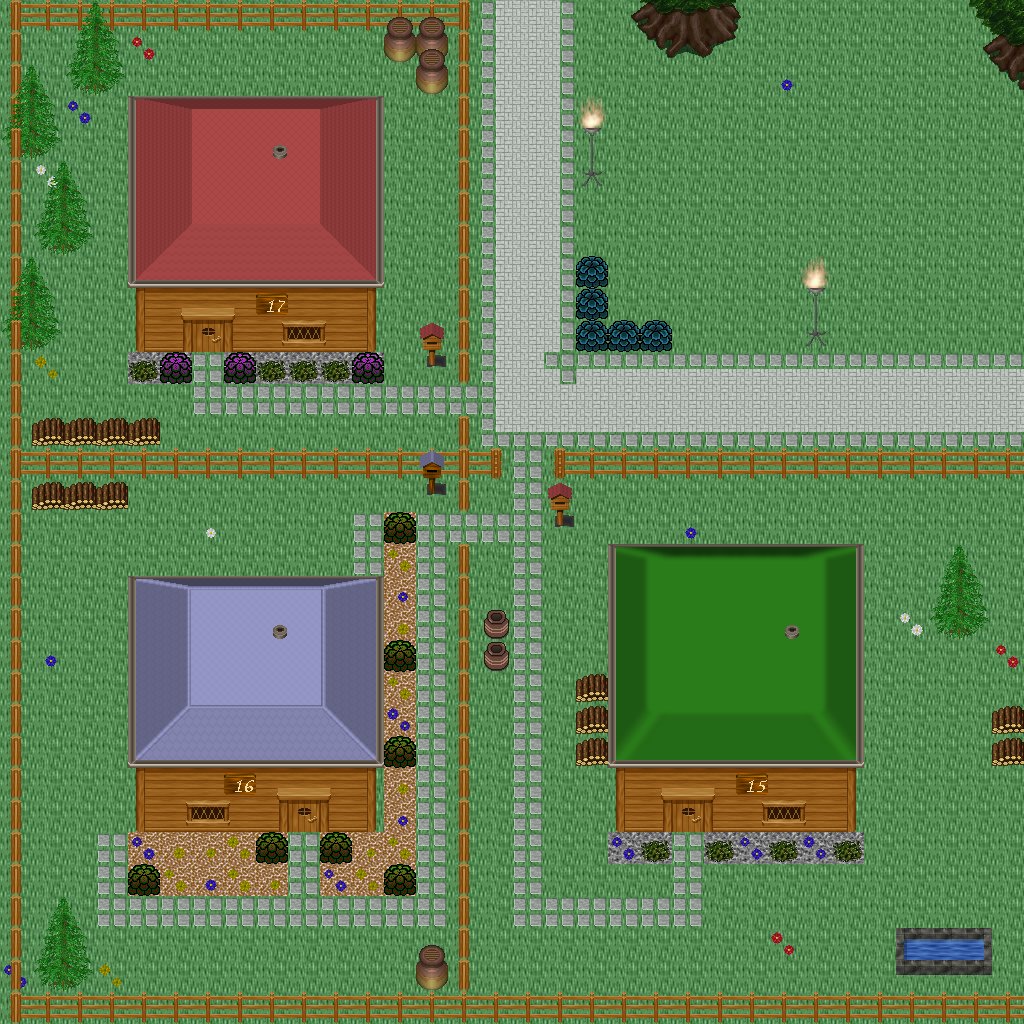

This game map was drawn from its Tiled (.tmx) file and the tilesets committed beside it. A one-line description and the trimmed map source follow:
An orthogonal 32x32 tile map with 32x32 px tiles, 5 tile layers (Ground, Objects, Objects2, Above, ...), 1 hidden layer not drawn, 60 tilesets.

<map version="1.10" tiledversion="1.11.0" orientation="orthogonal" renderorder="right-down" width="32" height="32" tilewidth="32" tileheight="32" infinite="0" nextlayerid="11" nextobjectid="1">
 <tileset firstgid="1" name="logic_collision" tilewidth="32" tileheight="32" tilecount="1" columns="1">
  <image source="../drawable/logic_collision.png" width="32" height="32" />
 </tileset>
 <tileset firstgid="2" name="building_decoration_orbpedestal" tilewidth="32" tileheight="32" tilecount="2" columns="1">
  <image source="../drawable/building_decoration_orbpedestal.png" width="32" height="64" />
 </tileset>
 <tileset firstgid="4" name="building_decoration_chimney" tilewidth="32" tileheight="32" tilecount="2" columns="1">
  <image source="../drawable/building_decoration_chimney.png" width="32" height="64" />
 </tileset>
 <tileset firstgid="6" name="item_statue_fairypool" tilewidth="32" tileheight="32" tilecount="16" columns="2">
  <image source="../drawable/item_statue_fairypool.png" width="64" height="256" />
 </tileset>
 <tileset firstgid="22" name="building_decoration_stone_details" tilewidth="32" tileheight="32" tilecount="4" columns="2">
  <image source="../drawable/building_decoration_stone_details.png" width="64" height="64" />
 </tileset>
 <tileset firstgid="26" name="building_door_closed" tilewidth="32" tileheight="32" tilecount="1" columns="1">
  <image source="../drawable/building_door_closed.png" width="32" height="32" />
 </tileset>
 <tileset firstgid="27" name="building_door_door" tilewidth="32" tileheight="32" tilecount="6" columns="3">
  <image source="../drawable/building_door_door.png" width="96" height="64" />
 </tileset>
 <tileset firstgid="33" name="building_fence_fence_chunky" tilewidth="32" tileheight="32" tilecount="21" columns="3">
  <image source="../drawable/building_fence_fence_chunky.png" width="96" height="224" />
 </tileset>
 <tileset firstgid="54" name="building_roof_blue" tilewidth="32" tileheight="32" tilecount="20" columns="5">
  <image source="../drawable/building_roof_blue.png" width="160" height="128" />
 </tileset>
 <tileset firstgid="74" name="building_roof_green" tilewidth="32" tileheight="32" tilecount="20" columns="5">
  <image source="../drawable/building_roof_green.png" width="160" height="128" />
 </tileset>
 <tileset firstgid="94" name="building_roof_red" tilewidth="32" tileheight="32" tilecount="20" columns="5">
  <image source="../drawable/building_roof_red.png" width="160" height="128" />
 </tileset>
 <tileset firstgid="114" name="building_roof_red2" tilewidth="32" tileheight="32" tilecount="20" columns="5">
  <image source="../drawable/building_roof_red2.png" width="160" height="128" />
 </tileset>
 <tileset firstgid="134" name="building_roof_roof_borders" tilewidth="32" tileheight="32" tilecount="9" columns="3">
  <image source="../drawable/building_roof_roof_borders.png" width="96" height="96" />
 </tileset>
 <tileset firstgid="143" name="building_roof_yellow" tilewidth="32" tileheight="32" tilecount="20" columns="5">
  <image source="../drawable/building_roof_yellow.png" width="160" height="128" />
 </tileset>
 <tileset firstgid="163" name="building_window_window_long" tilewidth="32" tileheight="32" tilecount="3" columns="3">
  <image source="../drawable/building_window_window_long.png" width="96" height="32" />
 </tileset>
 <tileset firstgid="166" name="ground_cobbled_paving" tilewidth="32" tileheight="32" tilecount="1" columns="1">
  <image source="../drawable/ground_cobbled_paving.png" width="32" height="32" />
 </tileset>
 <tileset firstgid="167" name="ground_gravel" tilewidth="32" tileheight="32" tilecount="1" columns="1">
  <image source="../drawable/ground_gravel.png" width="32" height="32" />
 </tileset>
 <tileset firstgid="168" name="ground_stone_floors" tilewidth="32" tileheight="32" tilecount="6" columns="3">
  <image source="../drawable/ground_stone_floors.png" width="96" height="64" />
 </tileset>
 <tileset firstgid="174" name="ground_ground" tilewidth="32" tileheight="32" tilecount="33" columns="3">
  <image source="../drawable/ground_ground.png" width="96" height="352" />
 </tileset>
 <tileset firstgid="207" name="plant_bush_various_small" tilewidth="32" tileheight="32" tilecount="9" columns="3">
  <image source="../drawable/plant_bush_various_small.png" width="96" height="96" />
 </tileset>
 <tileset firstgid="216" name="plant_flower_daisy_blue" tilewidth="32" tileheight="32" tilecount="8" columns="2">
  <image source="../drawable/plant_flower_daisy_blue.png" width="64" height="128" />
 </tileset>
 <tileset firstgid="224" name="plant_flower_daisy_red" tilewidth="32" tileheight="32" tilecount="8" columns="2">
  <image source="../drawable/plant_flower_daisy_red.png" width="64" height="128" />
 </tileset>
 <tileset firstgid="232" name="plant_flower_daisy_white" tilewidth="32" tileheight="32" tilecount="8" columns="2">
  <image source="../drawable/plant_flower_daisy_white.png" width="64" height="128" />
 </tileset>
 <tileset firstgid="240" name="plant_flower_daisy_yellow" tilewidth="32" tileheight="32" tilecount="8" columns="2">
  <image source="../drawable/plant_flower_daisy_yellow.png" width="64" height="128" />
 </tileset>
 <tileset firstgid="248" name="plant_tree_spruce" tilewidth="32" tileheight="32" tilecount="6" columns="2">
  <image source="../drawable/plant_tree_spruce.png" width="64" height="96" />
 </tileset>
 <tileset firstgid="254" name="item_pot_pot_purple" tilewidth="32" tileheight="32" tilecount="1" columns="1">
  <image source="../drawable/item_pot_pot_purple.png" width="32" height="32" />
 </tileset>
 <tileset firstgid="255" name="item_pot_pot_tall" tilewidth="32" tileheight="32" tilecount="2" columns="1">
  <image source="../drawable/item_pot_pot_tall.png" width="32" height="64" />
 </tileset>
 <tileset firstgid="257" name="item_pot_small_barrel" tilewidth="32" tileheight="32" tilecount="2" columns="1">
  <image source="../drawable/item_pot_small_barrel.png" width="32" height="64" />
 </tileset>
 <tileset firstgid="259" name="item_postbox" tilewidth="32" tileheight="32" tilecount="4" columns="2">
  <image source="../drawable/item_postbox.png" width="64" height="64" />
 </tileset>
 <tileset firstgid="263" name="furniture_chair_wooden_pale" tilewidth="32" tileheight="32" tilecount="4" columns="2">
  <image source="../drawable/furniture_chair_wooden_pale.png" width="64" height="64" />
 </tileset>
 <tileset firstgid="267" name="furniture_table_wooden" tilewidth="32" tileheight="32" tilecount="1" columns="1">
  <image source="../drawable/furniture_table_wooden.png" width="32" height="32" />
 </tileset>
 <tileset firstgid="268" name="furniture_table_brick_base" tilewidth="32" tileheight="32" tilecount="3" columns="3">
  <image source="../drawable/furniture_table_brick_base.png" width="96" height="32" />
 </tileset>
 <tileset firstgid="271" name="furniture_light_iron_lamp" tilewidth="32" tileheight="32" tilecount="3" columns="1">
  <image source="../drawable/furniture_light_iron_lamp.png" width="32" height="96" />
 </tileset>
 <tileset firstgid="274" name="furniture_light_flames" tilewidth="32" tileheight="32" tilecount="6" columns="6">
  <image source="../drawable/furniture_light_flames.png" width="192" height="32" />
 </tileset>
 <tileset firstgid="280" name="furniture_sink_dark_side_on" tilewidth="32" tileheight="32" tilecount="6" columns="3">
  <image source="../drawable/furniture_sink_dark_side_on.png" width="96" height="64" />
 </tileset>
 <tileset firstgid="286" name="ground_grass_corners" tilewidth="32" tileheight="32" tilecount="24" columns="6">
  <image source="../drawable/ground_grass_corners.png" width="192" height="128" />
 </tileset>
 <tileset firstgid="310" name="ground_grass_edges" tilewidth="32" tileheight="32" tilecount="36" columns="12">
  <image source="../drawable/ground_grass_edges.png" width="384" height="96" />
 </tileset>
 <tileset firstgid="346" name="plant_tree_tree_fluffy" tilewidth="32" tileheight="32" tilecount="12" columns="4">
  <image source="../drawable/plant_tree_tree_fluffy.png" width="128" height="96" />
 </tileset>
 <tileset firstgid="358" name="ground_water_dungeon_water" tilewidth="32" tileheight="32" tilecount="30" columns="3">
  <image source="../drawable/ground_water_dungeon_water.png" width="96" height="320" />
 </tileset>
 <tileset firstgid="388" name="furniture_table_wooden_rectangular" tilewidth="32" tileheight="32" tilecount="9" columns="3">
  <image source="../drawable/furniture_table_wooden_rectangular.png" width="96" height="96" />
 </tileset>
 <tileset firstgid="397" name="item_statue_metal_and_stone" tilewidth="32" tileheight="32" tilecount="6" columns="3">
  <image source="../drawable/item_statue_metal_and_stone.png" width="96" height="64" />
 </tileset>
 <tileset firstgid="403" name="ground_fire_fire" tilewidth="32" tileheight="32" tilecount="27" columns="3">
  <image source="../drawable/ground_fire_fire.png" width="96" height="288" />
 </tileset>
 <tileset firstgid="430" name="furniture_table_bench" tilewidth="32" tileheight="32" tilecount="3" columns="3">
  <image source="../drawable/furniture_table_bench.png" width="96" height="32" />
 </tileset>
 <tileset firstgid="433" name="plant_bush_hosta" tilewidth="32" tileheight="32" tilecount="9" columns="3">
  <image source="../drawable/plant_bush_hosta.png" width="96" height="96" />
 </tileset>
 <tileset firstgid="442" name="plant_tree_tree_green" tilewidth="32" tileheight="32" tilecount="88" columns="8">
  <image source="../drawable/plant_tree_tree_green.png" width="256" height="352" />
 </tileset>
 <tileset firstgid="530" name="item_sign_large" tilewidth="32" tileheight="32" tilecount="15" columns="5">
  <image source="../drawable/item_sign_large.png" width="160" height="96" />
 </tileset>
 <tileset firstgid="545" name="building_wall_wall_brown" tilewidth="32" tileheight="32" tilecount="12" columns="3">
  <image source="../drawable/building_wall_wall_brown.png" width="96" height="128" />
 </tileset>
 <tileset firstgid="557" name="ground_green_paving_4" tilewidth="32" tileheight="32" tilecount="3" columns="3">
  <image source="../drawable/ground_green_paving_4.png" width="96" height="32" />
 </tileset>
 <tileset firstgid="560" name="item_swing" tilewidth="32" tileheight="32" tilecount="4" columns="2">
  <image source="../drawable/item_swing.png" width="64" height="64" />
 </tileset>
 <tileset firstgid="564" name="item_fishrods" tilewidth="32" tileheight="32" tilecount="12" columns="4">
  <image source="../drawable/item_fishrods.png" width="128" height="96" />
 </tileset>
 <tileset firstgid="576" name="logic_creature_human_kalavan" tilewidth="32" tileheight="32" tilecount="5" columns="5">
  <image source="../drawable/logic_creature_human_kalavan.png" width="160" height="32" />
 </tileset>
 <tileset firstgid="581" name="logic_creature_animal" tilewidth="32" tileheight="32" tilecount="32" columns="8">
  <image source="../drawable/logic_creature_animal.png" width="256" height="128" />
 </tileset>
 <tileset firstgid="613" name="building_decoration_numbers" tilewidth="32" tileheight="32" tilecount="20" columns="2">
  <image source="../drawable/building_decoration_numbers.png" width="64" height="320" />
 </tileset>
 <tileset firstgid="633" name="ground_green_paving" tilewidth="32" tileheight="32" tilecount="18" columns="3">
  <image source="../drawable/ground_green_paving.png" width="96" height="192" />
 </tileset>
 <tileset firstgid="651" name="item_huge_orb" tilewidth="32" tileheight="32" tilecount="16" columns="2">
  <image source="../drawable/item_huge_orb.png" width="64" height="256" />
 </tileset>
 <tileset firstgid="667" name="light_light_5x5" tilewidth="32" tileheight="32" tilecount="25" columns="5">
  <image source="../drawable/light_light_5x5.png" width="160" height="160" />
 </tileset>
 <tileset firstgid="692" name="light_dim_light_5x5" tilewidth="32" tileheight="32" tilecount="25" columns="5">
  <image source="../drawable/light_dim_light_5x5.png" width="160" height="160" />
 </tileset>
 <tileset firstgid="717" name="item_firewood" tilewidth="32" tileheight="32" tilecount="12" columns="3">
  <image source="../drawable/item_firewood.png" width="96" height="128" />
 </tileset>
 <tileset firstgid="729" name="logic_creature_fowl" tilewidth="32" tileheight="32" tilecount="6" columns="6">
  <image source="../drawable/logic_creature_fowl.png" width="192" height="32" />
 </tileset>
 <tileset firstgid="735" name="logic_creature_human_imperial" tilewidth="32" tileheight="32" tilecount="16" columns="8">
  <image source="../drawable/logic_creature_human_imperial.png" width="256" height="64" />
 </tileset>
 <layer id="1" name="Ground" width="32" height="32">
  <data>[1024 cells, 1024 non-empty, 5 distinct tile ids]</data>
 </layer>
 <layer id="2" name="Objects" width="32" height="32">
  <data>[1024 cells, 407 non-empty, 59 distinct tile ids]</data>
 </layer>
 <layer id="3" name="Objects2" width="32" height="32">
  <data>[1024 cells, 66 non-empty, 14 distinct tile ids]</data>
 </layer>
 <layer id="4" name="Above" width="32" height="32">
  <data>[1024 cells, 196 non-empty, 76 distinct tile ids]</data>
 </layer>
 <layer id="5" name="Above2" width="32" height="32">
  <data>[1024 cells, 16 non-empty, 3 distinct tile ids]</data>
 </layer>
 <layer id="6" name="Walkable" width="32" height="32" visible="0">
  <data>[1024 cells, 342 non-empty, 1 distinct tile ids]</data>
 </layer>
 <objectgroup id="7" name="Mapevents" />
 <objectgroup id="8" name="Spawn" />
 <objectgroup id="9" name="Keys" />
 <objectgroup id="10" name="Replace" />
</map>
